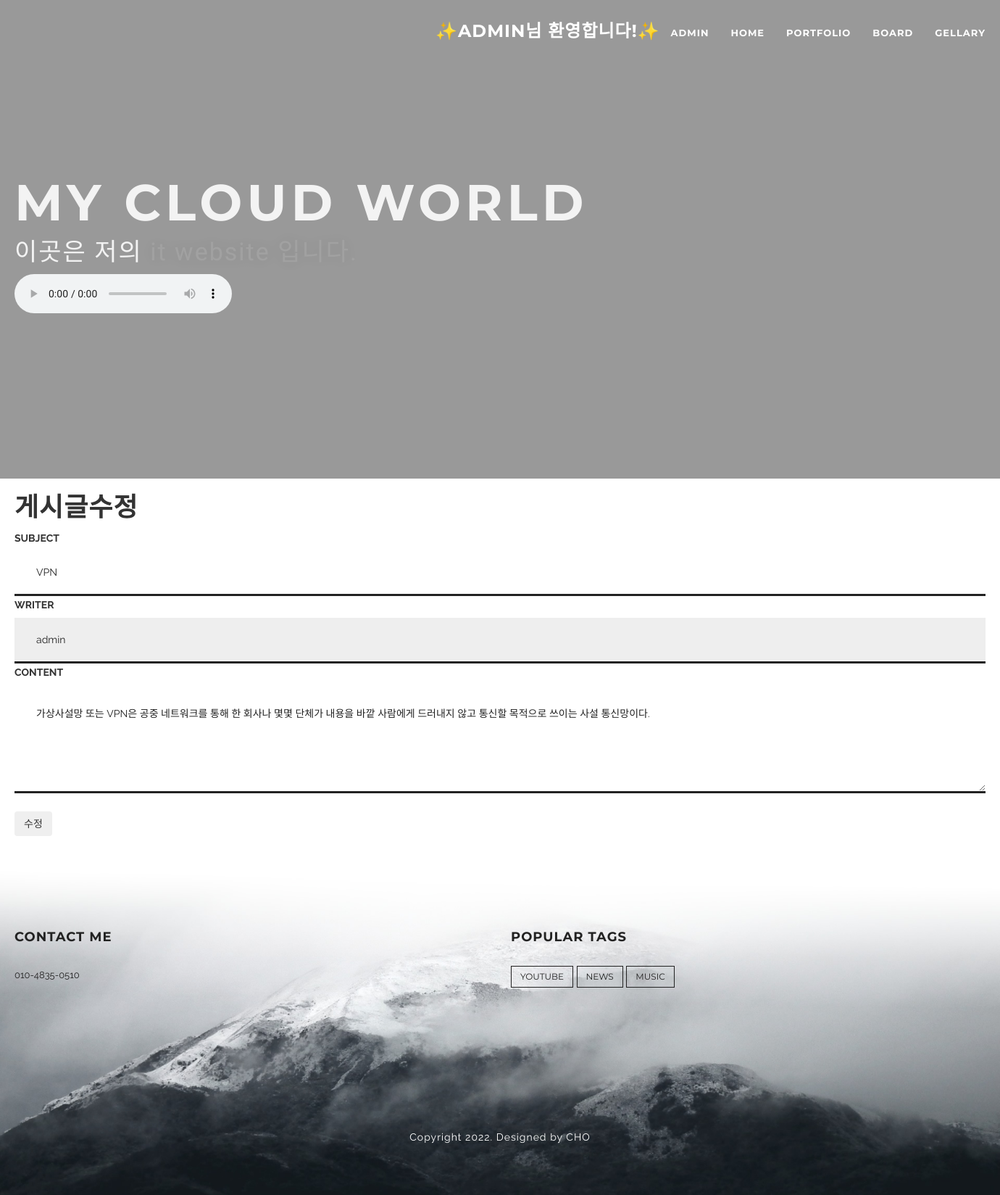
Screenshot of /board/update/4 (signed in) with the database file from the repository.
### acc/models.py (models this page shows)
class User(AbstractUser):
    comment = models.TextField()
    point = models.IntegerField(default=0)

### board/models.py (models this page shows, shortened)
class Board(models.Model):
    subject = models.CharField(max_length=100)
    writer = models.ForeignKey(User, null=True, default=0, on_delete=models.CASCADE)
    content = models.TextField()
    pubdate = models.DateTimeField()
    likey = models.ManyToManyField(User, blank=True, related_name="likey")

### board/views.py (the view)
# urls.py: path('update/', views.update, name="update"),
def update(request, bpk):
    b = Board.objects.get(id=bpk)
    if b.writer != request.user:
        return redirect("board:index")
    if request.method == "POST":
        s = request.POST.get("sub")
        c = request.POST.get("con")
        b.subject, b.content = s,c
        b.save()
        return redirect("board:detail", bpk)
    context = {
        "b" : b
    }
    return render(request, "board/update.html", context)

### templates/board/update.html (shortened to what this page needs)
{% extends 'base.html' %}
{% block con %}
<div class="container">
    <h1><b>게시글수정</b></h1>
    <form method="post">
        <div class="mb-3 mt-5">
            <label class="form-label"><b>SUBJECT</b></label>
            <input type="text" name="sub" value="{{b.subject}}" class="form-control">
        </div>
        <div class="mb-3">
            <label class="form-label"><b>WRITER</b></label>
            <input type="text" class="form-control" disabled value="{{ b.writer }}">
        </div>
        <div class="mb-3">
            <label class="form-label"><b>CONTENT</b></label>
            <textarea class="form-control" name="con" style="height: 150px;">{{ b.content }}</textarea>
        </div><br>
        <div class="text-end mt-3">
            <button class="btn btn-dark">수정</button>
        </div>
    </form>
</div>
{% endblock %}

### templates/base.html (shortened to what this page needs)
{% load static %}
<!DOCTYPE html>
<html lang="en">
<head>
    <link href="{% static 'assets/css/bootstrap.min.css' %}" rel="stylesheet">
    <link href="{% static 'assets/css/animate.css' %}" rel="stylesheet">
    <link href="{% static 'assets/css/plugins.css' %}" rel="stylesheet">
    <link href="{% static 'assets/css/style.css' %}" rel="stylesheet">
    <link href="{% static 'assets/font-awesome/css/font-awesome.min.css' %}" rel="stylesheet" type="text/css">
    <link href="{% static 'assets/css/pe-icons.css" rel="stylesheet' %}">
	<link rel="stylesheet" href="https://unpkg.com/swiper/swiper-bundle.min.css">
	<link rel="stylesheet" href="{% static 'assets/css/styles.css' %}">
</head>
<body id="page-top" class="index">
    {% if user.is_superuser %}
    <div class="master-wrapper">
        <nav class="navbar navbar-default navbar-fixed-top fadeInDown" data-wow-delay="0.5s">
            <div class="container">
                <div class="text-center">
                    <ul class="nav navbar-nav navbar-right">
                        <li class="dropdown">
                            <h3 style="color: white" class="text-center"><b>✨{{user}}</b>님 환영합니다!✨</h3>
                        </li>
                        <li class="dropdown">
                            <a href="#" class="dropdown-toggle" data-toggle="dropdown">admin </a>
                        </li>
                        <li class="dropdown">
                            <a href="#" class="dropdown-toggle" data-toggle="dropdown">Home </a>
                        </li>
                        <li class="dropdown">
                            <a href="#" class="dropdown-toggle" data-toggle="dropdown">Portfolio </a>
                        </li>
                        <li class="dropdown">
                            <a href="#" class="dropdown-toggle" data-toggle="dropdown">Board </a>
                        </li>
                        <li class="dropdown">
                            <a href="#" class="dropdown-toggle" data-hover="dropdown" data-toggle="dropdown">Gellary </a>
                        </li>
                    </ul>
                </div>
            </div>
        </nav>
        <header id="headerwrap" class="dark-wrapper backstretched special-max-height no-overlay">
            <div class="container vertical-center">
                <div class="intro-text vertical-center text-left smoothie">
                    <div class="intro-heading wow fadeIn heading-font" data-wow-delay="0.2s">MY cloud world</div>
                    <div class="intro-sub-heading wow fadeIn secondary-font" data-wow-delay="0.4s">이곳은 저의 <span class="rotate">it website 입니다., it portfolio 입니다.</span>
                    <br><audio controlsList="nodownload" autoplay controls loop src="{% static 'assets/img/bg/나의 X에게.mp3' %}"></audio></div>
                </div>
            </div>
        </header>
    {% endif %}
        {% block con %}
        {% endblock %}
        <div id="footer-wrapper" class="footer-image-bg">
            <section class="transparent-wrapper">
                <div class="section-inner">
                    <div class="container">
                        <div class="row">
                            <div class="col-md-6">
                                <div class="widget about-us-widget">
                                    <h4 class="widget-title">Contact me</h4>
                                    <p>010-4835-0510</p>
                                </div>
                            </div>
                            <div class="col-md-6">
                                <div class="widget">
                                    <h4 class="widget-title">Popular Tags</h4>
                                    <div class="tagcloud">
                                        <a href="https://www.youtube.com/" class="tag-link btn btn-theme btn-white btn-xs smoothie" title="3 topics">youtube</a>
                                        <a href="https://news.naver.com/" class="tag-link btn btn-theme btn-white btn-xs smoothie" title="3 topics">News</a>
                                        <a href="https://vibe.naver.com/" class="tag-link btn btn-theme btn-white btn-xs smoothie" title="3 topics">Music</a>
                                    </div>
                                </div>
                            </div>
                        </div>
                    </div>
                </div>
            </section>
            <footer class="white-wrapper">
                <div class="container">
                    <div class="text-center">
                        <span class="copyright">Copyright 2022. Designed by CHO</span>
                    </div>
                </div>
            </footer>
        </div>
    </div>
</body>
</html>

### static/assets/css/style.css (style rules this page uses)
body { overflow-x: hidden; font-family: 'Raleway', "Helvetica Neue", Helvetica, Arial, sans-serif; background-color: #fff; font-weight: 400; line-height: 1.75; color: #333 }
.secondary-font { font-family: 'Crete Round', "Helvetica Neue", Helvetica, Arial, sans-serif; text-transform: none; }
.heading-font, .navbar-default .navbar-brand, .navbar-default .nav li a { font-family: 'Montserrat', "Helvetica Neue", Helvetica, Arial, sans-serif; text-transform: none; }
p { font-size: 13px; line-height: 26px; }
a, a:hover, a:focus, a:active, a.active { outline: 0; text-decoration: none }
a { color: #333 }
h1, h2, h3, h4, h5, h6 { font-family: 'Montserrat', "Helvetica Neue", Helvetica, Arial, sans-serif; text-transform: uppercase; font-weight: 700; letter-spacing: 1px }
body { webkit-tap-highlight-color: #333 }
.smoothie, .smoothie:hover { -webkit-transition: all .5s ease-in-out; -moz-transition: all .5s ease-in-out; -o-transition: all .5s ease-in-out; -ms-transition: all .5s ease-in-out; transition: all .5s ease-in-out }
@media (min-width: 1200px) { .container { width: 1370px; } }
.btn { font-family: 'Montserrat', "Helvetica Neue", Helvetica, Arial, sans-serif; }
.btn-white { border-color: #f3f3f3; color: #f3f3f3; }
.navbar-default { border-color: transparent; background-color: #182326 }
.navbar-default .nav li a { text-transform: uppercase; font-weight: 700; font-size: 13px; color: #333; padding: 25px 15px; -webkit-transition: all .5s ease-in-out; -moz-transition: all .5s ease-in-out; -o-transition: all .5s ease-in-out; -ms-transition: all .5s ease-in-out; transition: all .5s ease-in-out; letter-spacing: 1px; }
.navbar-default.background--dark .nav li > a, .navbar-default.background--dark .navbar-brand, #headerwrap.background--dark .intro-text, .navbar-default .nav li > a, .navbar-default .navbar-brand, #headerwrap .intro-text { color: #fff; }
#headerwrap { background-color: #f3f3f3; overflow: hidden }
header { color: #333 }
header .intro-text { padding-top: 100px; padding-bottom: 50px; color: #333 }
header .intro-text .intro-heading { margin-bottom: 60px; text-transform: uppercase; font-size: 30px; font-weight: 700; line-height: 30px }
section { background-color: #fff; clear: both; }
.dark-wrapper { background-color: #111111 }
.dark-wrapper h1, .dark-wrapper h2, .dark-wrapper h3, .dark-wrapper h4, .dark-wrapper h5, .dark-wrapper h6, .dark-wrapper p, .dark-wrapper a, .dark-wrapper, .dark-wrapper * { color: #f3f3f3 }
.section-inner { padding: 120px 0 }
.tagcloud a { border-radius: 0; padding: 5px 12px; text-transform: uppercase; margin: 0 1px 5px 0; border: 1px solid; }
footer.white-wrapper { padding: 60px 0; background-color: #000; }
footer.white-wrapper * { color: #fff; }
footer.white-wrapper span.copyright { letter-spacing: 1px; text-transform: uppercase; text-transform: none; line-height: 40px }
.widget-title { margin-bottom: 30px; }
.footer-image-bg { background-image: url(../img/footer-bg.jpeg); background-size: cover; background-position: center center; }
.footer-image-bg .dark-wrapper, .footer-image-bg .white-wrapper { background-color: transparent !important; border: none; }
.footer-image-bg *, .footer-image-bg a { color: #222; }
.form-control { display: block; width: 100%; height: 40px; padding: 30px 30px; font-size: 14px; line-height: 1.42857143; color: #222; background-color: transparent; background-image: none; border: none; border-bottom: 3px solid #222; border-radius: 0; -webkit-box-shadow: none; box-shadow: none }
.transparent-wrapper { background-color: transparent; }
@media (min-width:767px) { header .intro-text { padding-top: 420px; padding-bottom: 100px } }
@media (min-width:767px) { header .intro-text .intro-heading { margin-bottom: 20px; text-transform: uppercase; font-size: 70px; font-weight: 700; letter-spacing: 6px; line-height: 38px } }
@media (min-width:767px) { .intro-sub-heading { font-size: 34px; text-transform: lowercase; letter-spacing: 2px; font-weight: 300; } }
@media (min-width:768px) { .navbar-default { padding: 10px 0; border: 0; background-color: transparent; -webkit-transition: all .5s ease-in-out; -moz-transition: all .5s ease-in-out; -o-transition: all .5s ease-in-out; -ms-transition: all .5s ease-in-out; transition: all .5s ease-in-out } }
@media (min-width:768px) { .special-max-height { max-height: 660px !important; height: 660px !important; } }

### static/assets/css/styles.css (style rules this page uses)
* { margin: 0px; padding: 0px; }
ul,ol,li { list-style: none; }
a { text-decoration: none; }

### rows the page displays
User: username "ADMIN"
Board: sub "VPN", writer "admin", con "가상사설망 또는 VPN은 공중 네트워크를 통해 한 회사나 몇몇 단체가 내용을 바깥 사람에게 드러내지 않고 통신할 목적으로 쓰이는 사설 통신망이다."
